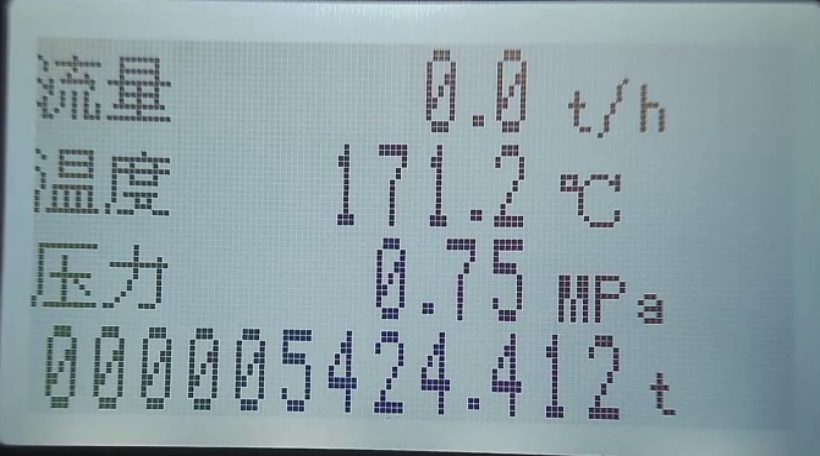
#> input picture 20260409_work4/test.jpg, 820 x 456 px
$ python -i image_processor.py   (imports and definitions only)   (older library calls are emulated)
#> lines starting #> are read from the running program, lines starting #| are printed output that depends on the picture
#> further down, picture is the input picture: shape (456, 820, 3); mean B, G, R 165.8, 159.9, 140.9
import cv2
import numpy as np


class ImageProcessor:

    # ===== 基础变换 =====

    # [10 lines left out: functions gray, binary, not called in this run]

    def inverse(self, img):
        """反转"""
        return 255 - img

    # [21 lines left out: functions gamma, log_transform, exp_transform, not called in this run]

    def resize_half(self, img):
        """缩小一半"""
        return cv2.resize(img, None, fx=0.5, fy=0.5)

    # [44 lines left out: functions window_level_transform, glass, relief, not called in this run]

    def oil(self, img):
        """
        油画特效：多次双边滤波形成大色块笔触，
        叠加边缘轮廓线，提升饱和度，效果强烈。
        """
        result = img.copy()
        for _ in range(6):
            result = cv2.bilateralFilter(result, d=15, sigmaColor=80, sigmaSpace=80)
#> this loop made 6 passes
#> pass 3, in oil, `result = cv2.bilateralFilter(result, d=15, sigmaColor=80, sigmaSpace=80)`:
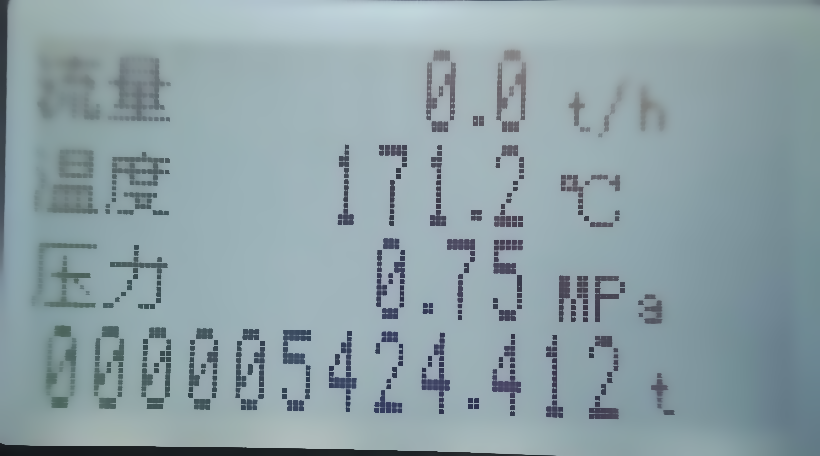
#> result: shape (456, 820, 3); mean B, G, R 166.4, 160.7, 141.5
        gray = cv2.cvtColor(img, cv2.COLOR_BGR2GRAY)
        edge = cv2.Laplacian(gray, cv2.CV_8U, ksize=5)
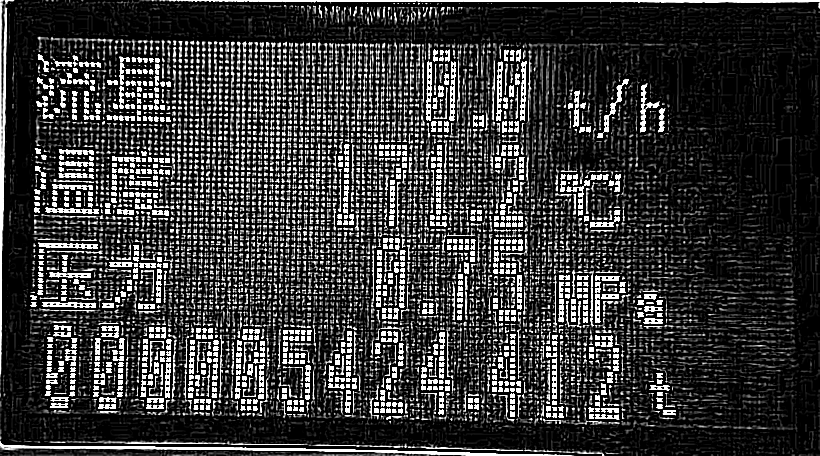
#> edge: shape (456, 820); min 0, max 255, mean 55.2
        _, edge_bin = cv2.threshold(edge, 20, 255, cv2.THRESH_BINARY)
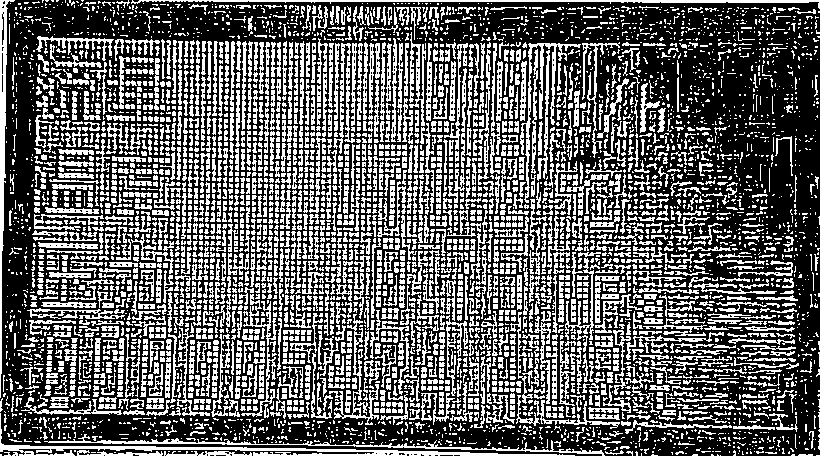
#> edge_bin: shape (456, 820); 38.1% white in thin lines or dots
        edge_inv = cv2.cvtColor(255 - edge_bin, cv2.COLOR_GRAY2BGR)
#> edge_inv: shape (456, 820, 3); 61.9% white; black in thin lines or dots
        hsv = cv2.cvtColor(result, cv2.COLOR_BGR2HSV).astype(np.float32)
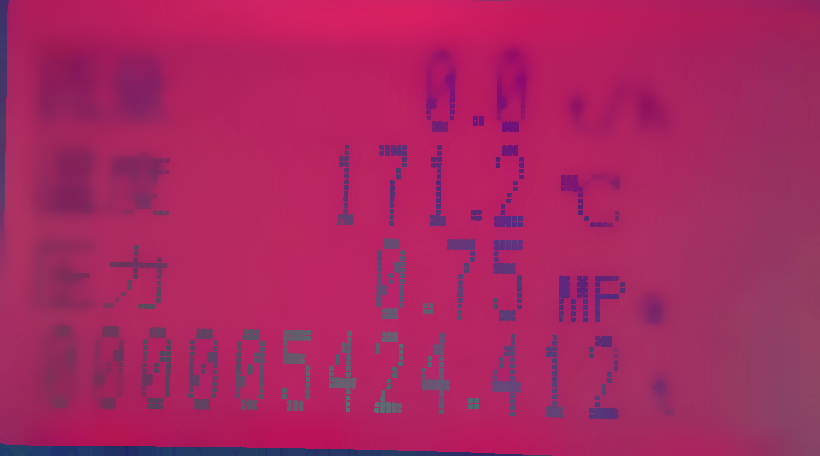
#> hsv: shape (456, 820, 3) float32; mean B, G, R 96.8, 39.3, 166.8
        hsv[:, :, 1] = np.clip(hsv[:, :, 1] * 1.8, 0, 255)
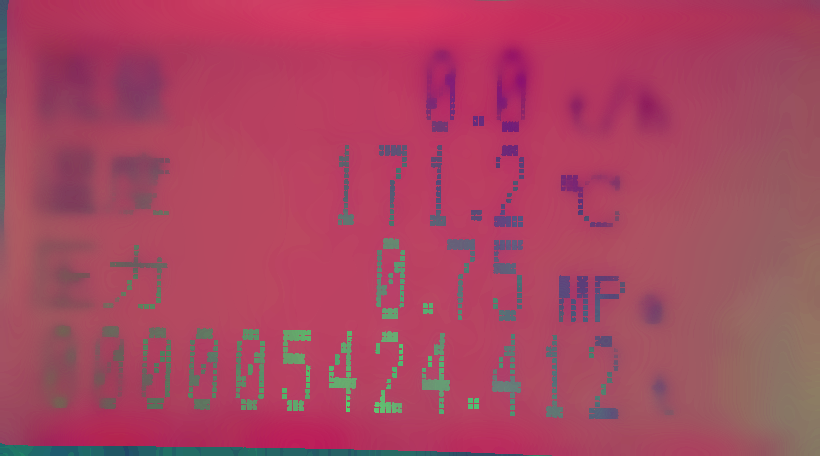
#> hsv: shape (456, 820, 3) float32; mean B, G, R 96.8, 70.8, 166.8
        result = cv2.cvtColor(hsv.astype(np.uint8), cv2.COLOR_HSV2BGR)
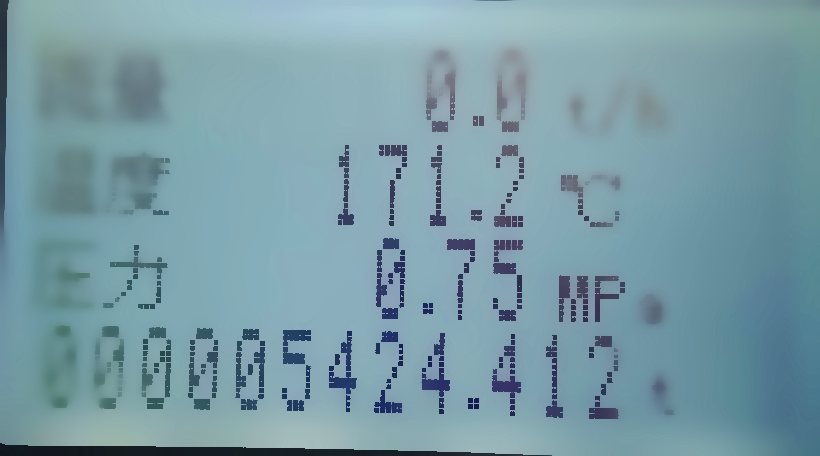
#> result: shape (456, 820, 3); mean B, G, R 166.7, 155.9, 121.6
        return cv2.bitwise_and(result, edge_inv)
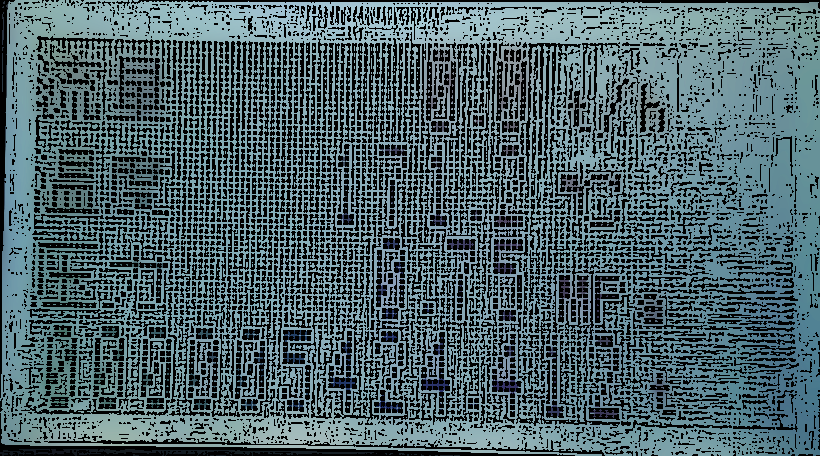
#> returned value: shape (456, 820, 3); mean of channels 0, 1, 2 105, 98.8, 76.9; drawn as B, G, R

    # [89 lines left out: functions mask, sketch, old, lighting, hist_equalize, cartoonize and 3 more, not called in this run]

    def flip_h(self, img):
        """水平镜像"""
        return cv2.flip(img, 1)

    def flip_v(self, img):
        """垂直镜像"""
        return cv2.flip(img, 0)

    # [32 lines left out: functions shear, perspective, wave, stitch, not called in this run]

>>> import cv2
>>> picture = cv2.imread('../../20260409_work4/test.jpg')
>>> result = ImageProcessor().oil(picture)
